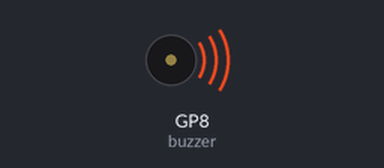
Simulated run of this program. Board: Raspberry Pi Pico running MicroPython. Parts: buzzer (waves = sounding). What the program prints to the serial console is not drawn.

Above: at 0.3 s.
At 20.78 s:
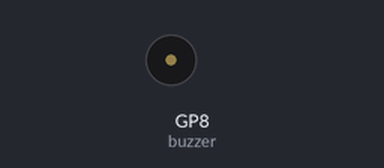
Timing chart, 0 to 21.2 s (numbered marks = the images above):
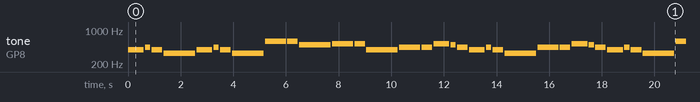

The program:

christmas_player.py
```python
from machine import Pin, PWM
from time import sleep

# Verfügbare Melodien importieren
import melody_jingle_bells
import melody_we_wish_you
import melody_silent_night

# Lautstärke-Einstellungen
VOLUME_LOW = 16384      # 25% Duty Cycle
VOLUME_MEDIUM = 32768   # 50% Duty Cycle
VOLUME_HIGH = 49152     # 75% Duty Cycle
VOLUME_MAX = 65535      # 100% Duty Cycle

# Aktuelle Lautstärke
VOLUME = VOLUME_MEDIUM

# Passiver Buzzer an GP8
buzzer = PWM(Pin(8))

# Notendefinitionen (Frequenzen in Hz)
NOTES = {
    'C4': 262,
    'C#4': 277,
    'D4': 294,
    'E4': 330,
    'F4': 349,
    'F#4': 370,
    'G4': 392,
    'G#4': 415,
    'A4': 440,
    'B4': 494,
    'C5': 523,
    'C#5': 554,
    'D5': 587,
    'E5': 659,
    'F5': 698,
    'G5': 784,
    'REST': 0
}

# Melodie-Auswahl
MELODIES = {
    1: ("Jingle Bells", melody_jingle_bells.melody),
    2: ("We Wish You a Merry Christmas", melody_we_wish_you.melody),
    3: ("Silent Night", melody_silent_night.melody),
}

# ==========================================
# TEST-KONFIGURATION
# ==========================================
# Wähle ein Lied zum Testen (None = alle Lieder nacheinander)
# Optionen: None, 1, 2, 3
#   1 = "Jingle Bells"
#   2 = "We Wish You a Merry Christmas"
#   3 = "Silent Night"
TEST_SONG = 3  # Ändere auf 1, 2 oder 3 um nur ein Lied zu testen
# ==========================================

def play_tone(frequency, duration):
    """Spielt einen Ton mit gegebener Frequenz und Dauer"""
    if frequency == 0:
        buzzer.duty_u16(0)  # Pause
    else:
        buzzer.freq(frequency)
        buzzer.duty_u16(VOLUME)
    sleep(duration)
    buzzer.duty_u16(0)  # Ton aus
    sleep(0.05)  # Kurze Pause zwischen Noten

def play_melody(melody):
    """Spielt eine komplette Melodie"""
    for note, duration in melody:
        frequency = NOTES[note]
        play_tone(frequency, duration)

# Hauptprogramm
print("\n" + "="*40)
print("  WEIHNACHTS-MELODIEN PLAYER")
print("="*40)
print("Buzzer an GP15")
if TEST_SONG is not None:
    print(f"TEST-MODUS: Nur Lied #{TEST_SONG}")
else:
    print("Spiele alle Melodien nacheinander...")
print("Drücke Strg+C zum Beenden")
print("="*40 + "\n")

try:
    while True:
        # Wähle Lieder basierend auf TEST_SONG Konfiguration
        if TEST_SONG is not None:
            # Nur ein bestimmtes Lied testen
            songs_to_play = [(TEST_SONG, MELODIES[TEST_SONG])]
        else:
            # Alle Lieder nacheinander
            songs_to_play = MELODIES.items()

        for num, (name, melody) in songs_to_play:
            print(f"Spiele: {name}")
            play_melody(melody)
            sleep(3)  # Pause zwischen verschiedenen Liedern

except KeyboardInterrupt:
    buzzer.duty_u16(0)
    buzzer.deinit()
    print("\n\nBeendet - Frohe Weihnachten!")
```

melody_jingle_bells.py
```python
# Jingle Bells
# Traditionelles amerikanisches Weihnachtslied

melody = [
    # Jingle bells, jingle bells, jingle all the way
    ('E4', 0.3), ('E4', 0.3), ('E4', 0.6),
    ('E4', 0.3), ('E4', 0.3), ('E4', 0.6),
    ('E4', 0.3), ('G4', 0.3), ('C4', 0.3), ('D4', 0.3),
    ('E4', 1.2),

    # Oh what fun it is to ride in a one-horse open sleigh
    ('F4', 0.3), ('F4', 0.3), ('F4', 0.3), ('F4', 0.3),
    ('F4', 0.3), ('E4', 0.3), ('E4', 0.3), ('E4', 0.15), ('E4', 0.15),
    ('E4', 0.3), ('D4', 0.3), ('D4', 0.3), ('E4', 0.3),
    ('D4', 0.6), ('G4', 0.6),

    # Jingle bells, jingle bells, jingle all the way
    ('E4', 0.3), ('E4', 0.3), ('E4', 0.6),
    ('E4', 0.3), ('E4', 0.3), ('E4', 0.6),
    ('E4', 0.3), ('G4', 0.3), ('C4', 0.3), ('D4', 0.3),
    ('E4', 1.2),

    # Oh what fun it is to ride in a one-horse open sleigh
    ('F4', 0.3), ('F4', 0.3), ('F4', 0.3), ('F4', 0.3),
    ('F4', 0.3), ('E4', 0.3), ('E4', 0.3), ('E4', 0.15), ('E4', 0.15),
    ('G4', 0.3), ('G4', 0.3), ('F4', 0.3), ('D4', 0.3),
    ('C4', 1.2),
]
```

melody_we_wish_you.py
```python
# We Wish You a Merry Christmas
# Englisches Weihnachtslied (traditionell)

melody = [
    # We wish you a Merry Christmas
    ('G4', 0.4), ('C5', 0.4), ('C5', 0.2), ('D5', 0.2),
    ('C5', 0.2), ('B4', 0.2), ('A4', 0.4), ('A4', 0.4),

    # We wish you a Merry Christmas
    ('A4', 0.4), ('D5', 0.4), ('D5', 0.2), ('E5', 0.2),
    ('D5', 0.2), ('C5', 0.2), ('B4', 0.4), ('G4', 0.4),

    # We wish you a Merry Christmas
    ('G4', 0.4), ('E5', 0.4), ('E5', 0.2), ('F5', 0.2),
    ('E5', 0.2), ('D5', 0.2), ('C5', 0.4), ('A4', 0.4),

    # And a Happy New Year
    ('G4', 0.2), ('G4', 0.2), ('A4', 0.4), ('D5', 0.4),
    ('B4', 0.4), ('C5', 0.8),

    # Good tidings we bring
    ('G4', 0.4), ('C5', 0.4), ('B4', 0.4), ('A4', 0.4),
    ('G4', 0.8),

    # To you and your kin
    ('A4', 0.4), ('D5', 0.4), ('C5', 0.4), ('B4', 0.4),
    ('A4', 0.4), ('G4', 0.4),

    # Good tidings for Christmas
    ('G4', 0.4), ('C5', 0.4), ('C5', 0.4), ('C5', 0.4),
    ('D5', 0.4), ('C5', 0.4),

    # And a Happy New Year
    ('G4', 0.2), ('G4', 0.2), ('A4', 0.4), ('D5', 0.4),
    ('B4', 0.4), ('C5', 0.8),
]
```

melody_silent_night.py
```python
# Silent Night (Stille Nacht)
# Traditionelles Weihnachtslied
# Tonart: C-Dur

melody = [
    # Silent night, holy night
    ('G4', 0.6), ('A4', 0.2), ('G4', 0.4),
    ('E4', 1.2),
    ('G4', 0.6), ('A4', 0.2), ('G4', 0.4),
    ('E4', 1.2),

    # All is calm, all is bright
    ('D5', 0.8), ('D5', 0.4),
    ('B4', 1.2),
    ('C5', 0.8), ('C5', 0.4),
    ('G4', 1.2),

    # Round yon virgin, mother and child
    ('A4', 0.8), ('A4', 0.4),
    ('C5', 0.6), ('B4', 0.2), ('A4', 0.4),
    ('G4', 0.6), ('A4', 0.2), ('G4', 0.4),
    ('E4', 1.2),

    # Holy infant so tender and mild
    ('A4', 0.8), ('A4', 0.4),
    ('C5', 0.6), ('B4', 0.2), ('A4', 0.4),
    ('G4', 0.6), ('A4', 0.2), ('G4', 0.4),
    ('E4', 1.2),

    # Sleep in heavenly peace
    ('D5', 0.8), ('D5', 0.4),
    ('F5', 0.6), ('D5', 0.2), ('B4', 0.4),
    ('C5', 1.6),
    ('REST', 0.2),

    # Sleep in heavenly peace
    ('E5', 0.6), ('C5', 0.6),
    ('G4', 0.8), ('E4', 0.4),
    ('C4', 1.6),
]
```

Measured:
- by itself, tone on GP8 (buzzer): plays 392 Hz for 0.60 s, 440 Hz for 0.20 s, 392 Hz for 0.40 s, 330 Hz for 1.2 s, 392 Hz for 0.60 s, 440 Hz for 0.20 s … (172 notes in this stretch)
